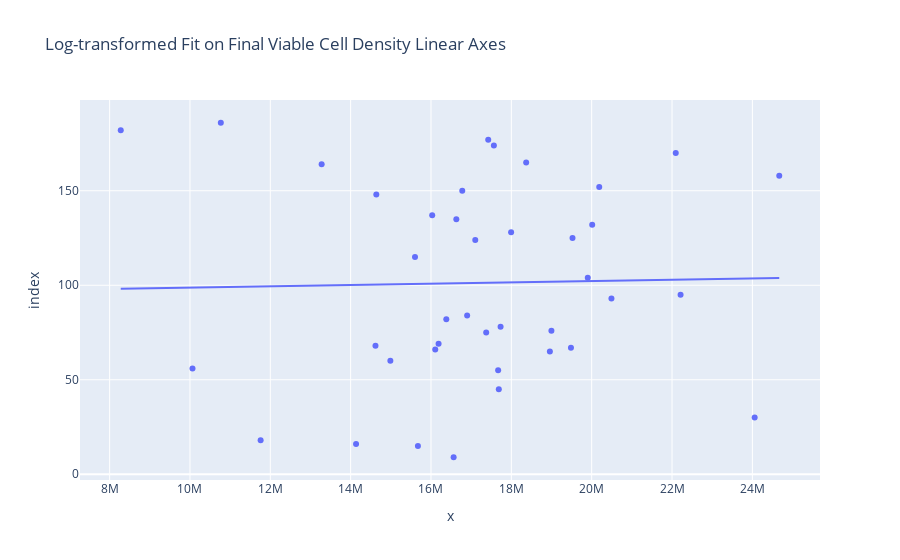

Source (notebook cell):
### Markdown cell above
Finally, after importing plotly.express, a scatter plot with Ordinary Least Squares (OLS) regression trendline was generated as shown in Plotly.com Trendlines (n.d.). OLS describes the relationship between one or more independent variables and a dependent variable by minimizing the sum of the squared differences between the predicted values on the line and the actual data points to find the best-fitting line through a set of data points (XLSTAT, 2017).

### Code cell
px.scatter(y_test, y_pred_lr, trendline='ols', 
           title="Log-transformed Fit on Final Viable Cell Density Linear Axes")

### Figure 1 — Plotly figure (JSON) as saved in the notebook; plotly's stock layout.template omitted (floating-point values rounded to 4 significant figures)
{"data": [{"hovertemplate": "x=%{x}<br>index=%{y}<extra></extra>", "legendgroup": "", "marker": {"color": "#636efa", "symbol": "circle"}, "mode": "markers", "name": "", "orientation": "h", "showlegend": false, "type": "scatter", "x": [22210000.0, 15670000.0, 24060000.0, 24670000.0, 17990000.0, 15600000.0, 16190000.0, 22090000.0, 17570000.0, 17690000.0, 16110000.0, 8277000.0, 18370000.0, 17730000.0, 10770000.0, 17420000.0, 10060000.0, 20190000.0, 16380000.0, 14620000.0, 17100000.0, 14130000.0, 14640000.0, 20490000.0, 18960000.0, 14990000.0, 16900000.0, 19480000.0, 19520000.0, 20010000.0, 16560000.0, 11760000.0, 17670000.0, 17370000.0, 16780000.0, 19900000.0, 16630000.0, 16030000.0, 13280000.0, 19000000.0], "xaxis": "x", "y": [95, 15, 30, 158, 128, 115, 69, 170, 174, 45, 66, 182, 165, 78, 186, 177, 56, 152, 82, 68, 124, 16, 148, 93, 65, 60, 84, 67, 125, 132, 9, 18, 55, 75, 150, 104, 135, 137, 164, 76], "yaxis": "y"}, {"hovertemplate": "<b>OLS trendline</b><br>index = 3.44739e-07 * x + 95.2973<br>R<sup>2</sup>=0.000517<br><br>x=%{x}<br>index=%{y} <b>(trend)</b><extra></extra>", "legendgroup": "", "marker": {"color": "#636efa", "symbol": "circle"}, "mode": "lines", "name": "", "showlegend": false, "type": "scatter", "x": [8277000.0, 10060000.0, 10770000.0, 11760000.0, 13280000.0, 14130000.0, 14620000.0, 14640000.0, 14990000.0, 15600000.0, 15670000.0, 16030000.0, 16110000.0, 16190000.0, 16380000.0, 16560000.0, 16630000.0, 16780000.0, 16900000.0, 17100000.0, 17370000.0, 17420000.0, 17570000.0, 17670000.0, 17690000.0, 17730000.0, 17990000.0, 18370000.0, 18960000.0, 19000000.0, 19480000.0, 19520000.0, 19900000.0, 20010000.0, 20190000.0, 20490000.0, 22090000.0, 22210000.0, 24060000.0, 24670000.0], "xaxis": "x", "y": [98.15, 98.77, 99.01, 99.35, 99.87, 100.2, 100.3, 100.3, 100.5, 100.7, 100.7, 100.8, 100.8, 100.9, 100.9, 101.0, 101.0, 101.1, 101.1, 101.2, 101.3, 101.3, 101.4, 101.4, 101.4, 101.4, 101.5, 101.6, 101.8, 101.8, 102.0, 102.0, 102.2, 102.2, 102.3, 102.4, 102.9, 103.0, 103.6, 103.8], "yaxis": "y"}], "layout": {"legend": {"tracegroupgap": 0}, "title": {"text": "Log-transformed Fit on Final Viable Cell Density Linear Axes"}, "xaxis": {"anchor": "y", "domain": [0, 1], "title": {"text": "x"}}, "yaxis": {"anchor": "x", "domain": [0, 1], "title": {"text": "index"}}}}
